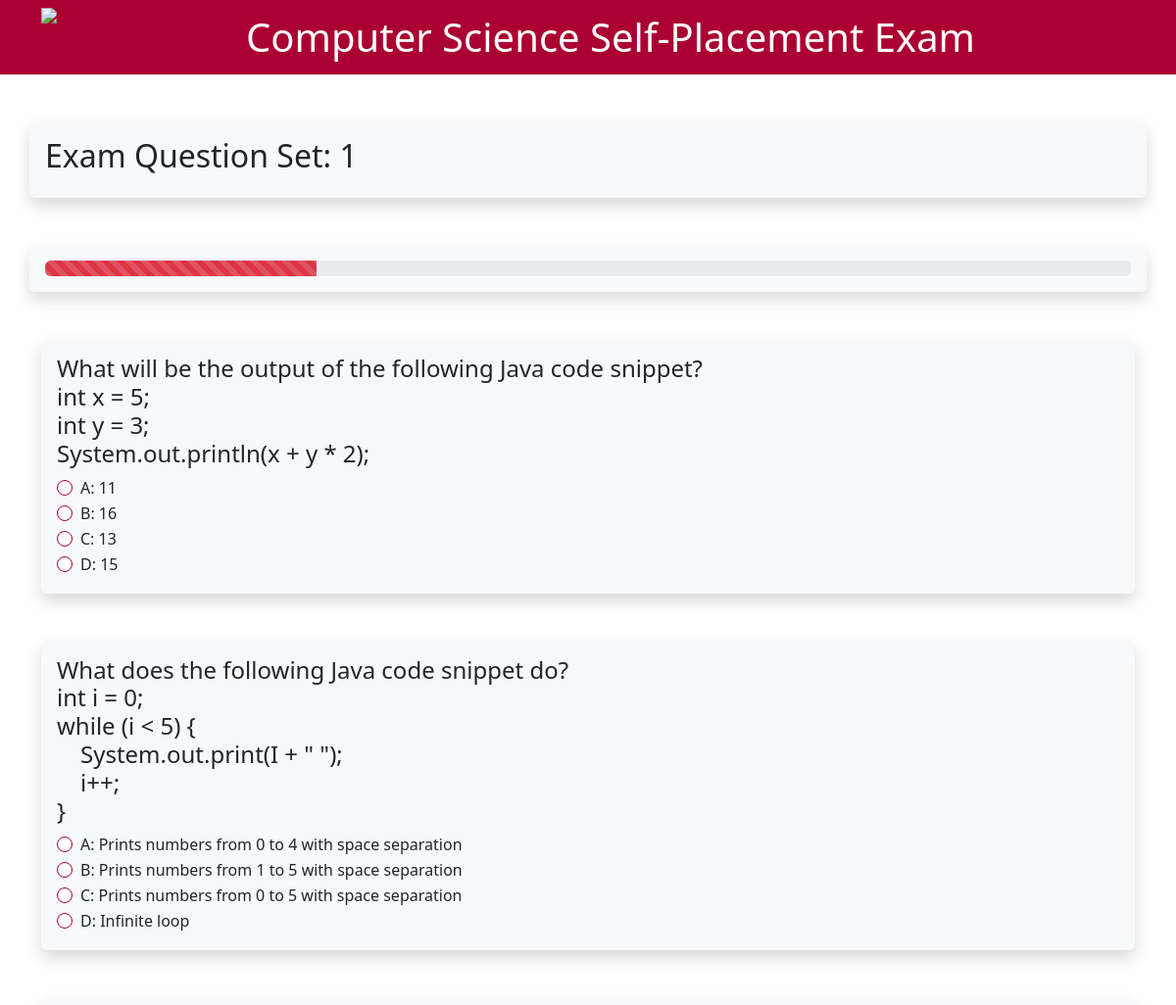
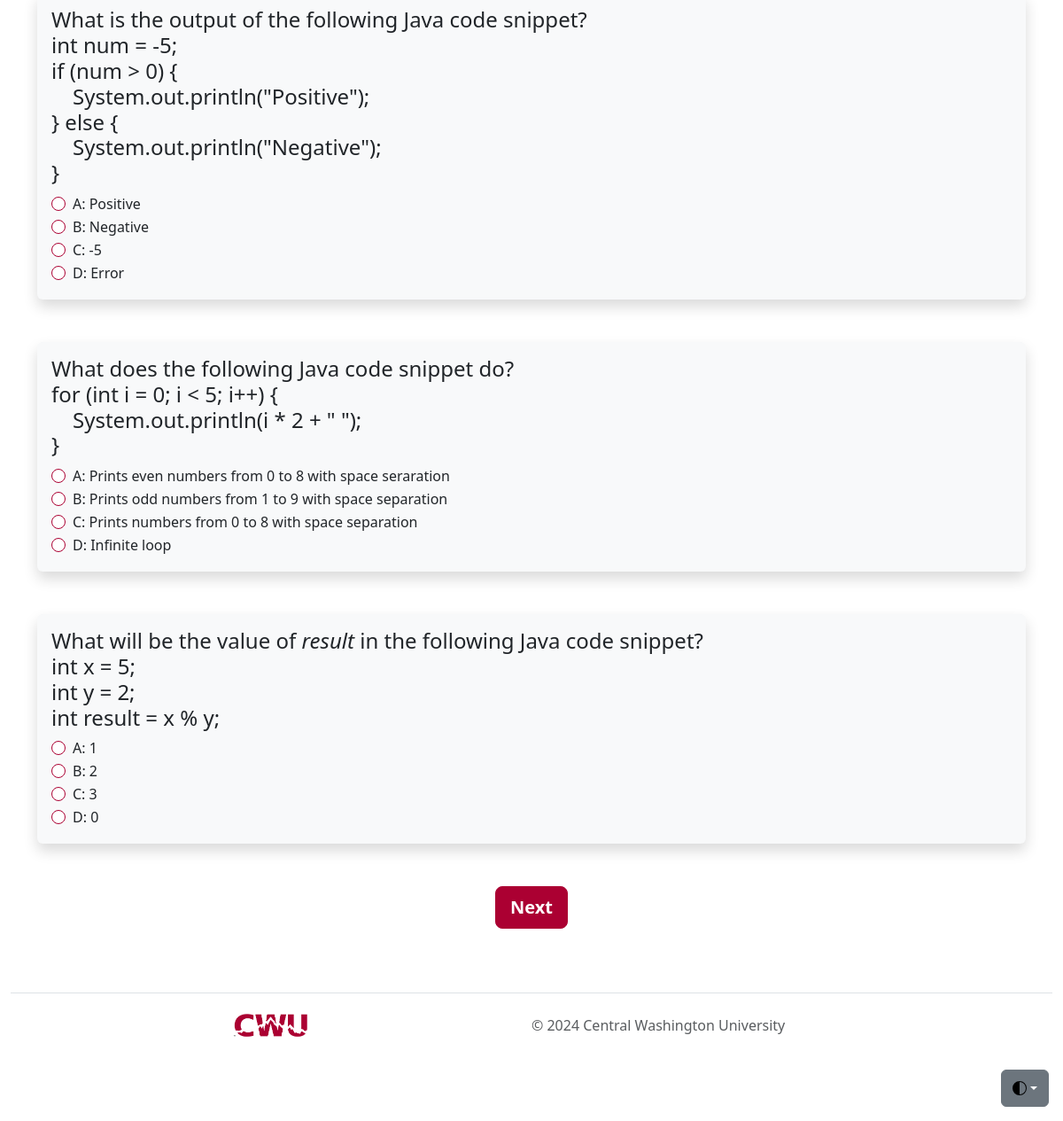
Page /QuizCore/CS110Q1.php on the committed database (2 pictures, top to bottom).
### tables this page shows
CREATE TABLE IF NOT EXISTS questions(
    question_id INT AUTO_INCREMENT,
    difficulty INT NOT NULL,
    question_body VARCHAR(500) NOT NULL,
    answer_1 VARCHAR(200) NOT NULL,
    answer_2 VARCHAR(200) NOT NULL,
    answer_3 VARCHAR(200) NOT NULL,
    answer_4 VARCHAR(200) NOT NULL,
    question_answer VARCHAR(200) NOT NULL,
    PRIMARY KEY(question_id)
);

### QuizCore/functions.php (the view)
<?php
function displayQuestions($result)
{
    if ($result->num_rows > 0) {
        while ($row = $result->fetch_assoc()) {
            echo '<div class="container shadow p-3 my-5 bg-body-tertiary rounded">';
            echo '<h4>' . $row["question_body"] . '</h4>';
            echo '<div class="form-check">';
            echo '<input class="form-check-input" type="radio" id="'  . $row["question_id"] . '-A" name="' . $row["question_id"] . '" value="' . $row["answer_1"] . '" required>';
            echo '<label class="form-check-label" for="'  . $row["question_id"] . '-A">A: ' . $row["answer_1"] . '</label><br>';
            echo '</div>';
            echo '<div class="form-check">';
            echo '<input class="form-check-input" type="radio" id="'  . $row["question_id"] . '-B" name="' . $row["question_id"] . '" value="' . $row["answer_2"] . '" required>';
            echo '<label class="form-check-label" for="'  . $row["question_id"] . '-B">B: ' . $row["answer_2"] . '</label><br>';
            echo '</div>';
            echo '<div class="form-check">';
            echo '<input class="form-check-input" type="radio" id="'  . $row["question_id"] . '-C" name="' . $row["question_id"] . '" value="' . $row["answer_3"] . '" required>';
            echo '<label class="form-check-label" for="'  . $row["question_id"] . '-C">C: ' . $row["answer_3"] . '</label><br>';
            echo '</div>';
            echo '<div class="form-check">';
            echo '<input class="form-check-input" type="radio" id="'  . $row["question_id"] . '-D" name="' . $row["question_id"] . '" value="' . $row["answer_4"] . '" required>';
            echo '<label class="form-check-label" for="'  . $row["question_id"] . '-D">D: ' . $row["answer_4"] . '</label><br>';
            echo '</div>';
            echo '</div>';
        }
    }
}
function generateProgressBar($width = 25)
{
    $progressBar = "
        <div class='container shadow p-3 my-5 bg-body-tertiary rounded'>
            <div class='progress' role='progressbar' aria-label='Animated striped example' aria-valuenow='0' aria-valuemin='0' aria-valuemax='100'>
                <div id='progressBars' class='progress-bar progress-bar-striped progress-bar-animated bg-danger' style='width: {$width}%'></div>
            </div>
        </div>
    ";
    return $progressBar;
}

### QuizCore/testheader.php (shortened to what this page needs)
<!DOCTYPE html>
<html lang="en">
<head>
  <link href="https://cdn.jsdelivr.net/npm/bootstrap@5.3.3/dist/css/bootstrap.min.css" rel="stylesheet" />
</head>
<body>
  <div class="dropdown position-fixed bottom-0 end-0 mb-3 me-3 bd-mode-toggle">
    <button class="btn btn-secondary py-2 dropdown-toggle d-flex align-items-center" id="bd-theme" type="button" aria-expanded="false" data-bs-toggle="dropdown" aria-label="Toggle theme (auto)">
      <svg class="bi my-1 theme-icon-active" width="1em" height="1em">
        <use href="#circle-half"></use>
      </svg>
    </button>
  </div>
  <nav class="navbar navbar-dark bg-red" aria-label="Fourth navbar example">
    <div id=header class="container-fluid">
      <img style="margin-left: 30px;" height="60px" src="img/cwu-wildcat-spirit-mark-single-color-reversed.png" />
      <h1 id="one" style="color:white; margin:auto auto">Computer Science Self-Placement Exam</h1>
    </div>
  </nav>

### QuizCore/CS110Q1.php (shortened to what this page needs)
<?php
$conn = mysqli_connect($_SESSION['servername'], $_SESSION['username'], $_SESSION['password'], $_SESSION['dbname']);
$count_query = "SELECT COUNT(*) AS question_count FROM questions WHERE difficulty = '1'";
$count_result = $conn->query($count_query);
if ($count_result->num_rows > 0) {
  $row = $count_result->fetch_assoc();
  $total_questions = $row['question_count'];
} else {
  die("Error: Could not count questions.");
}
if ($total_questions > 5) {
  $select = "SELECT * FROM questions WHERE difficulty = '1' ORDER BY RAND() LIMIT 5";
} else {
  $select = "SELECT * FROM questions WHERE difficulty = '1'";
}
$result = $conn->query($select);
require_once 'testheader.php';
require_once 'functions.php';
?>
<div class="container shadow p-3 my-5 bg-body-tertiary rounded">
	<h2>Exam Question Set: 1</h2>
</div>
<?php echo generateProgressBar(25); ?>
<div class="container">
	<form id="Q1" method="post" action="#">
		<?php displayQuestions($result); ?>
		<div class="container d-grid gap-2 d-md-grid justify-content-md-center">
			<input type="submit" value="Next" class="btn btn-lg btn-bd-red">
		</div>
	</form>
</div>
<?php
require_once 'testfooter.php';
?>

### QuizCore/testfooter.php (shortened to what this page needs)
<div class="container-fluid py-5">
  <footer class="d-flex flex-wrap justify-content-between align-items-center py-3 my-4 border-top">
    <a href="#" class="col-md-6 d-flex align-items-center justify-content-center mb-3 mb-md-0 me-md-auto link-body-emphasis text-decoration-none">
      <img src="img/cwu-logo-full-color-rgb-transparent.png" height="40px" />
    </a>
    <p class="col-md-6 mb-0 text-body-secondary">
      &copy; 2024 Central Washington University
    </p>
  </footer>
</div>
</body>
</html>

### QuizCore/testheader.php (style rules this page uses)
html, body { height: 100%; }
.form-check-input { border: var(--bs-border-width) solid #ab0032; }
.bd-mode-toggle { z-index: 1500; }
.bg-red { background-color: #ab0032; }
.btn-bd-red { --bd-violet-bg: #ab0032; --bd-violet-rgb: 112.520718, 44.062154, 249.437846; --bs-btn-font-weight: 600; --bs-btn-color: var(--bs-white); --bs-btn-bg: var(--bd-violet-bg); --bs-btn-border-color: var(--bd-violet-bg); --bs-btn-hover-color: var(--bs-white); --bs-btn-hover-bg: #ab0033d1; --bs-btn-hover-border-color: #b0033d1; --bs-btn-focus-shadow-rgb: var(--bd-violet-rgb); --bs-btn-active-color: var(--bs-btn-hover-color); --bs-btn-active-bg: #ab0033c0; --bs-btn-active-border-color: #ab0033c0; }

### rows in the picture
questions: question_body "What will be the output of the following Java code snippet? int x = 5; int y = 3; System.out.println(x + y * 2);", answer_1 "11", answer_2 "16", answer_3 "13", answer_4 "15"
questions: question_body "What does the following Java code snippet do? int i = 0; while (i < 5) { System.out.print(I + \" \"); i++; }", answer_1 "Prints numbers from 0 to 4 with space separation", answer_2 "Prints numbers from 1 to 5 with space separation", answer_3 "Prints numbers from 0 to 5 with space separation", answer_4 "Infinite loop"
questions: question_body "What is the output of the following Java code snippet? int num = -5; if (num > 0) { System.out.println(\"Positive\"); } else { System.out.println(\"Negative\"); }", answer_1 "Positive", answer_2 "Negative", answer_3 "-5", answer_4 "Error"
questions: question_body "What does the following Java code snippet do? for (int i = 0; i < 5; i++) { System.out.println(i * 2 + \" \"); }", answer_1 "Prints even numbers from 0 to 8 with space seraration", answer_2 "Prints odd numbers from 1 to 9 with space separation", answer_3 "Prints numbers from 0 to 8 with space separation", answer_4 "Infinite loop"
questions: question_body "What will be the value of result in the following Java code snippet? int x = 5; int y = 2; int result = x % y;", answer_1 "1", answer_2 "2", answer_3 "3", answer_4 "0"
